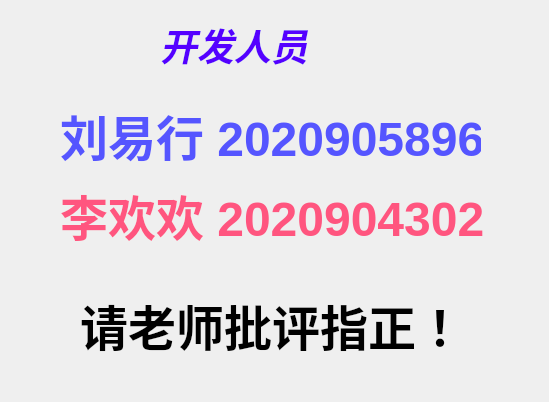
<?xml version="1.0" encoding="UTF-8"?>
<ui version="4.0">
 <class>Display</class>
 <widget class="QWidget" name="Display">
  <property name="geometry">
   <rect>
    <x>0</x>
    <y>0</y>
    <width>549</width>
    <height>402</height>
   </rect>
  </property>
  <property name="windowTitle">
   <string>Form</string>
  </property>
  <widget class="QLabel" name="label">
   <property name="geometry">
    <rect>
     <x>160</x>
     <y>10</y>
     <width>221</width>
     <height>71</height>
    </rect>
   </property>
   <property name="text">
    <string>&lt;html&gt;&lt;head/&gt;&lt;body&gt;&lt;p&gt;&lt;span style=&quot; font-size:28pt; font-weight:600; font-style:italic; color:#5500ff;&quot;&gt;开发人员&lt;/span&gt;&lt;/p&gt;&lt;/body&gt;&lt;/html&gt;</string>
   </property>
  </widget>
  <widget class="QLabel" name="label_2">
   <property name="geometry">
    <rect>
     <x>60</x>
     <y>100</y>
     <width>421</width>
     <height>71</height>
    </rect>
   </property>
   <property name="text">
    <string>&lt;html&gt;&lt;head/&gt;&lt;body&gt;&lt;p&gt;&lt;span style=&quot; font-size:36pt; font-weight:600; color:#5555ff;&quot;&gt;刘易行 2020905896&lt;/span&gt;&lt;/p&gt;&lt;/body&gt;&lt;/html&gt;</string>
   </property>
  </widget>
  <widget class="QLabel" name="label_3">
   <property name="geometry">
    <rect>
     <x>60</x>
     <y>180</y>
     <width>431</width>
     <height>71</height>
    </rect>
   </property>
   <property name="text">
    <string>&lt;html&gt;&lt;head/&gt;&lt;body&gt;&lt;p&gt;&lt;span style=&quot; font-size:36pt; font-weight:600; color:#ff557f;&quot;&gt;李欢欢 2020904302&lt;/span&gt;&lt;/p&gt;&lt;/body&gt;&lt;/html&gt;</string>
   </property>
  </widget>
  <widget class="QLabel" name="label_4">
   <property name="geometry">
    <rect>
     <x>80</x>
     <y>290</y>
     <width>431</width>
     <height>71</height>
    </rect>
   </property>
   <property name="text">
    <string>&lt;html&gt;&lt;head/&gt;&lt;body&gt;&lt;p&gt;&lt;span style=&quot; font-size:36pt; font-weight:600;&quot;&gt;请老师批评指正！&lt;/span&gt;&lt;/p&gt;&lt;/body&gt;&lt;/html&gt;</string>
   </property>
  </widget>
 </widget>
 <resources/>
 <connections/>
</ui>
